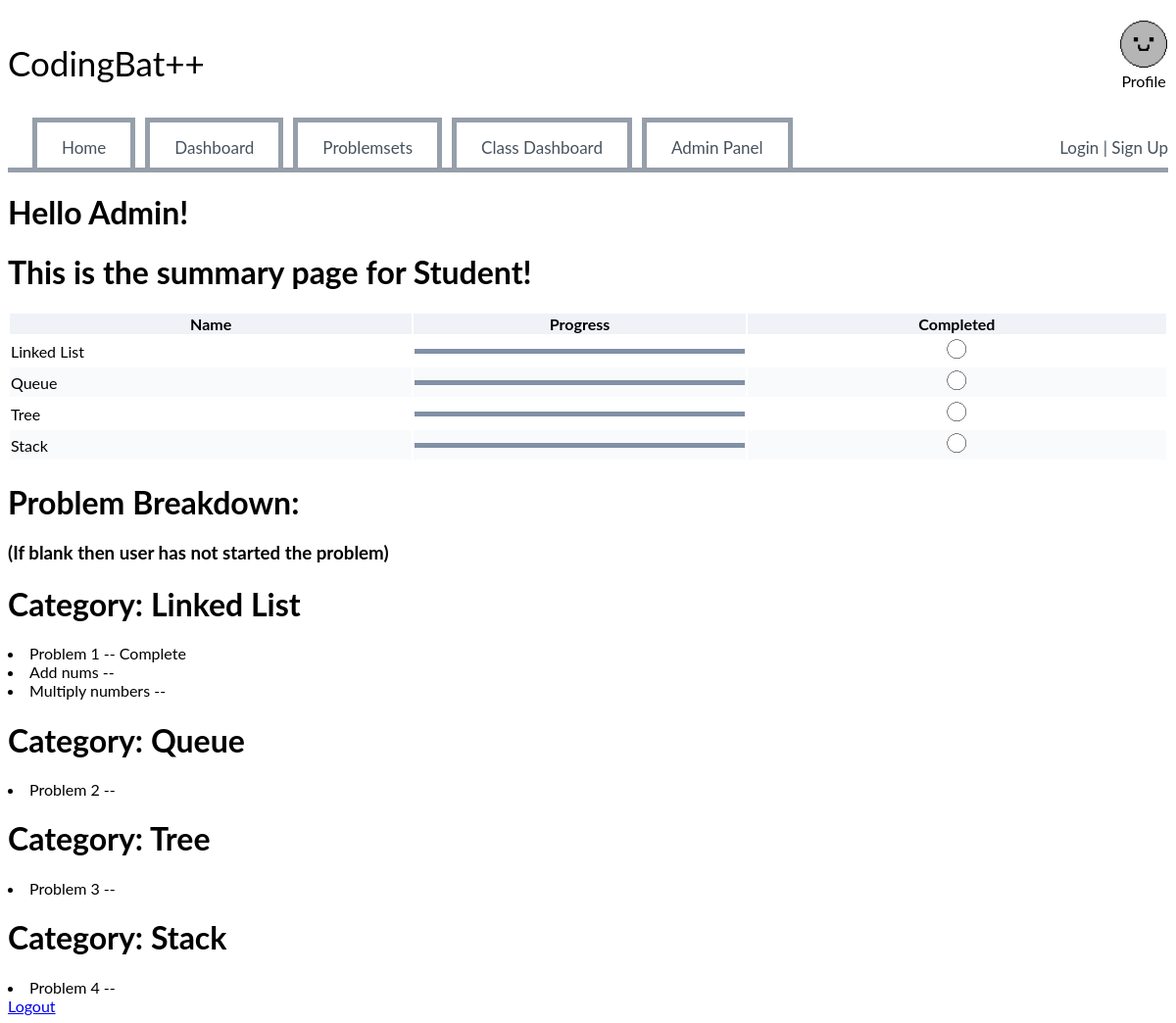
The page /Student/summary (signed in) on the database as committed earlier.
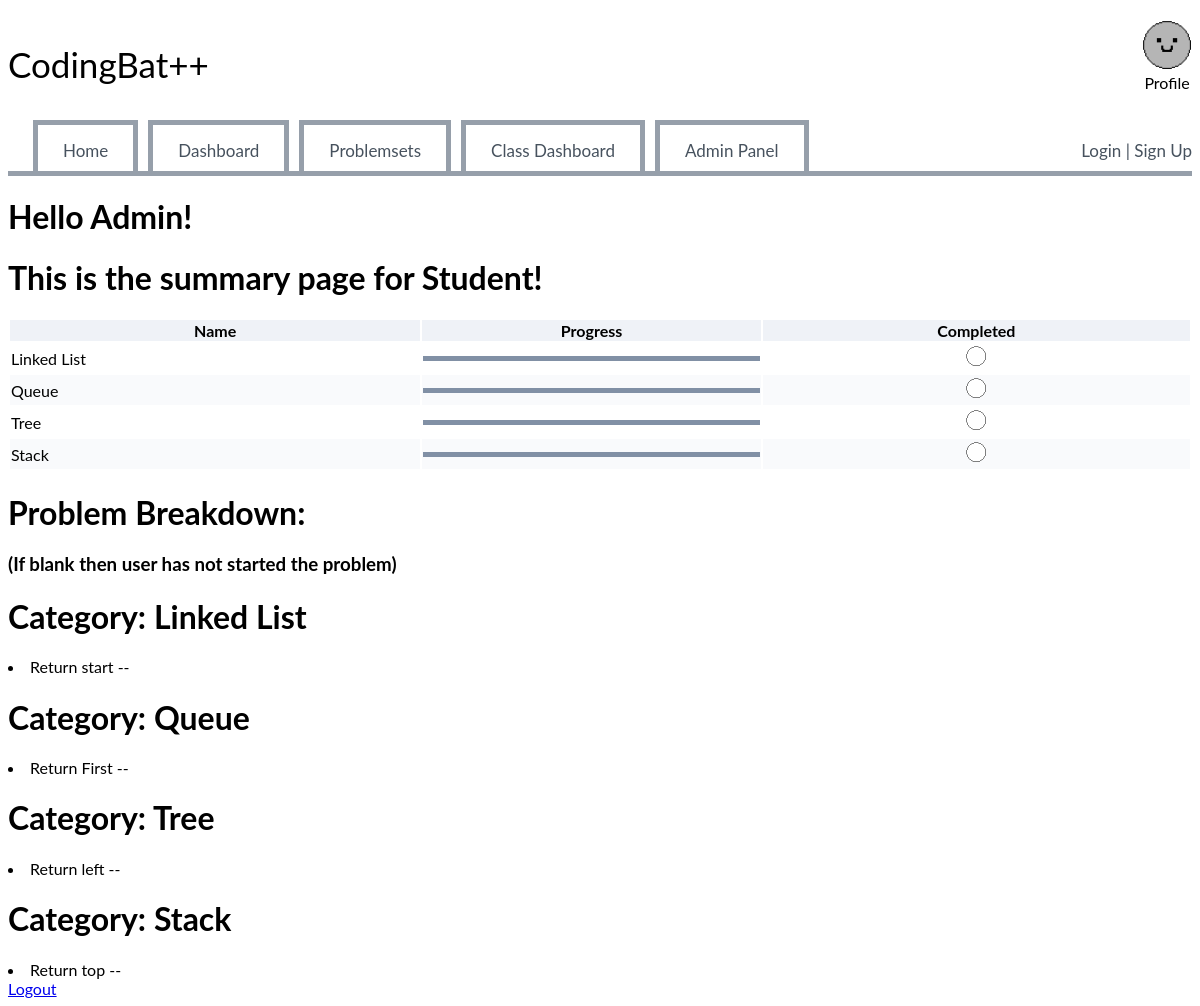
The same page on the database as committed later.
### website/models.py (models this page shows)
class User(db.Model , UserMixin):
    id = db.Column(db.Integer, primary_key=True, nullable=False)
    email = db.Column(db.String(150), unique=True, nullable=False)
    password = db.Column(db.String, nullable=False)
    username = db.Column(db.String(150), unique=True, nullable=False)
    role = db.Column(db.String(80), nullable=False)
    class_id = db.Column(db.Integer, db.ForeignKey('classroom.id'), nullable=True)
    problems = db.relationship('Problems', secondary='user_progress', back_populates='users', lazy='dynamic')
    user_progress = db.relationship('Progress', back_populates='user', lazy='dynamic', cascade="all, delete-orphan")

class ProblemCategory(db.Model):
    __tablename__ = 'problem_categories'
    id = db.Column(db.Integer, primary_key=True)
    name = db.Column(db.String(100), unique=True, nullable=False)
    description = db.Column(db.Text, nullable=True)
    problems = db.relationship('Problems', lazy=True)

class Problems(db.Model):
    id = db.Column(db.Integer, primary_key=True)
    problemName = db.Column(db.String(100), nullable=False, unique=True)
    function = db.Column(db.Text, nullable=False)
    description = db.Column(db.Text, nullable=False)
    difficulty = db.Column(db.String(80), nullable=False)
    users = db.relationship('User', secondary='user_progress', back_populates='problems', lazy='dynamic')
    user_progress = db.relationship('Progress', back_populates='problem', lazy='dynamic', cascade="all, delete-orphan")
    category_id = db.Column(db.Integer, db.ForeignKey('problem_categories.id'), nullable=False)
    category = db.relationship('ProblemCategory', backref=db.backref('problem_set', lazy=True), overlaps='problems')
    test_cases = db.relationship('TestCases', backref='problem', lazy=True, cascade="all, delete")

class Progress(db.Model):
    __tablename__ = "user_progress"
    User_ID = db.Column(db.Integer, db.ForeignKey("user.id", ondelete="CASCADE"), primary_key=True)
    Problem_ID = db.Column(db.Integer, db.ForeignKey('problems.id', ondelete="CASCADE"), primary_key=True)
    completed = db.Column(db.Boolean, default=False)
    user = db.relationship('User', back_populates='user_progress')
    problem = db.relationship('Problems', back_populates='user_progress')

### website/views.py (the view)
@views.route("/<username>/summary")
@login_required
def summary(username):
    if current_user.role == "Student":
        flash("You do not have access to view this page.", 'error')
        return redirect(url_for('views.home'))
    user = User.query.filter_by(username=username).first()
    categories = ProblemCategory.query.all()
    percent=0
    category_progress = []
    for category in categories:
        categoryProblems = Problems.query.filter_by(category_id=category.id).all()
        total_problems = len(categoryProblems)
        completed_problems = 0
        for problem in categoryProblems:
            progress = Progress.query.filter_by(User_ID=user.id, Problem_ID=problem.id).all()
            for x in progress:
                if x.completed:
                    completed_problems+=1
        if total_problems > 0:
            percent = (completed_problems/total_problems * 100)
        category_progress.append({"name" : category.name, "percent" : percent})
    return render_template("summary.html", category_progress=category_progress, username=username, categories=categories, problems=Problems.query.all(), problemProgress=Progress.query.filter_by(User_ID=user.id).all())

### website/templates/summary.html (shortened to what this page needs)
{% extends 'base.html' %}
{% block content %}
{% if current_user.is_authenticated %}
    <h1>Hello {{current_user.username}}!</h1>
{% endif %}
<h1>This is the summary page for {{username}}!</h1>
<div class="Table">
    <table>
        <tr>
            <th>Name</th>
            <th>Progress</th>
            <th>Completed</th>
        </tr>
        {% for item in category_progress %}
        <tr>
            <td>{{ item.name }} <span class="hidden" >{{item.percent}}</span></td>
            <td>
                <div class="Dashboardtotal">
                    <div class="Dashboardcompleted" id="{{loop.index}}"></div>
                </div>
            </td>
            <td class="TableCompleted">
                {% if item.percent == 100 %}
                    <img src="{{ url_for('static', filename='CheckBox_Complete.png') }}" alt="CheckBox_Complete" class="TableIMG">
                {% else %}
                    <img alt="CheckBox_Incomplete" src="{{ url_for('static', filename='CheckBox_Incomplete.png') }}" class="TableIMG">
                {% endif %}
            </td>
        </tr>
        {% endfor %}
    </table>
</div>
<div>
    <h1>Problem Breakdown:</h1>
    <h3>(If blank then user has not started the problem)</h3>
    {% for category in categories%}
        <h1>Category: {{category.name}}</h1>
        {% for problem in problems %}
            {% if problem.category_id == category.id %}
                <li>
                    {{problem.problemName}}
                     --
                    {% for progress in problemProgress %}
                        {% if progress.Problem_ID == problem.id %}
                            {% if progress.completed %}
                                Complete
                            {% else %}
                                Incomplete
                            {% endif %}
                        {% endif %}
                    {% endfor %}
                </li>
            {% endif %}
        {% endfor %}
    {% endfor %}
</div>
<a id="logout" href="/logout">Logout</a>
{% endblock %}

### website/templates/base.html (shortened to what this page needs)
<!DOCTYPE html>
<html lang="en">
<head>
    <link rel="stylesheet" href="{{ url_for('static', filename='/styles.css') }}">
    <link rel="stylesheet" href="https://cdnjs.cloudflare.com/ajax/libs/codemirror/5.65.5/codemirror.min.css">
    <link rel="stylesheet" href="https://cdnjs.cloudflare.com/ajax/libs/codemirror/5.65.5/theme/dracula.min.css">
</head>
<body>
    <div class="Title-Container">
        <p id="Title">
            CodingBat++
        </p>
        <div class="profile">
            <a href="/profile" style="text-decoration: none;">
                <img id="profile-img" src="{{ url_for('static', filename='Profile.png') }}" alt="Profile">
                <p style="color: black;">Profile</p>
            </a>
        </div>
    </div>
    <div class="navbar">
        <a class="tab home" href="/">Home</a>
        <a class="tab" href="/dashboard">Dashboard</a>
        <a class="tab" href="/problemsets">Problemsets</a>
        {% if current_user.role == "Teacher" or "Admin" and current_user.is_authenticated and current_user.role != "Student"%}
            <a class="tab" id="class_dashboard" href="/class-dashboard">Class Dashboard</a>
        {% endif %}
        {% if current_user.role == "Admin" and current_user.is_authenticated and current_user.role != "Student"%}
            <a class="tab" id="admin_panel" href="/admin/">Admin Panel</a>
        {% endif %}
        <div class="login-button">
            <a href="/login">Login | Sign Up</a>
        </div>
    </div>
    <div class="container">{% block content %}{% endblock %}</div>
</body>
</html>

### website/static/styles.css (style rules this page uses)
#Title { justify-content: center; align-items: center; font-size: 35px; font-family: 'Lato'; }
.profile { margin-left: auto; display: block; text-align: center; justify-content: center; align-content: center; }
.profile p { margin-top: 0; }
#profile-img { height: 50px; width: 50px; }
.Title-Container { display: flex; }
.navbar { border-bottom-color: #969FAA; overflow: hidden; border-style: solid; border-bottom-color: #969FAA; border-bottom-width: 5px; border-top: 0; border-left: 0; border-right: 0; justify-content: center; }
.navbar a { float: left; font-size: 17px; text-decoration: none; color: #47525E; }
.tab { border: 5px solid #969FAA; border-bottom: 0; outline-offset: 5px; margin-right: 10px; padding-right: 25px; padding-left: 25px; padding-top: 15px; padding-bottom: 10px; text-align: center; justify-self: center; }
.home { margin-left: 25px; }
.login-button { float: right; padding-top: 20px; }
body { font-family: 'Lato'; }
.Table table { width: 100%; }
.Table th { background-color: #EFF2F7; }
.Dashboardtotal { width: 100%; background-color: #E5E9F2; height: 5px; overflow: hidden; }
.Dashboardcompleted { background-color: #8190A5; height: 5px; }
tr:nth-child(odd) { background-color: #F9FAFC; }
.TableCompleted { text-align: center; justify-content: center; }
.TableIMG { width: 25px; height: 25px; }

Rows that differ between the two databases and show on the page:
removed Problems: problemName "Problem 1", shown under ProblemCategory "Linked List"
removed Progress: completed "Complete"
removed Problems: problemName "Add nums", shown under ProblemCategory "Linked List"
removed Problems: problemName "Multiply numbers", shown under ProblemCategory "Linked List"
removed Problems: problemName "Problem 2", shown under ProblemCategory "Queue"
removed Problems: problemName "Problem 3", shown under ProblemCategory "Tree"
removed Problems: problemName "Problem 4", shown under ProblemCategory "Stack"
added Problems: problemName "Return start", shown under ProblemCategory "Linked List"
added Problems: problemName "Return First", shown under ProblemCategory "Queue"
added Problems: problemName "Return left", shown under ProblemCategory "Tree"
added Problems: problemName "Return top", shown under ProblemCategory "Stack"
